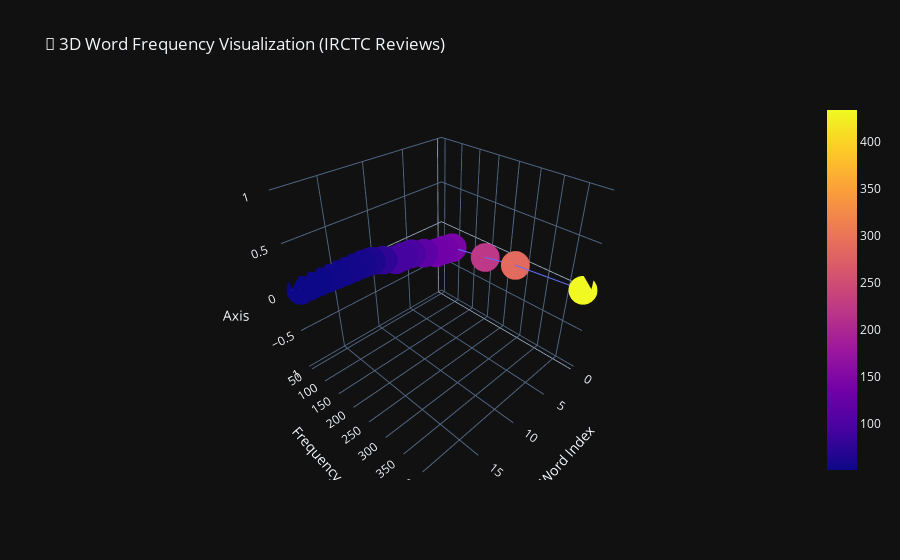

Notebook source saved alongside this figure:
### Code cell
# ===============================
# STEP 7A: 3D SCATTER (Plotly)
# ===============================
x = np.arange(len(most_common))
dz = most_common['Frequency']

fig = go.Figure()
fig.add_trace(go.Scatter3d(
    x=x, y=dz, z=np.zeros(len(most_common)),
    mode='markers+lines',
    marker=dict(size=10, color=dz, colorscale='Plasma', showscale=True),
    text=most_common['Word'],
    hovertemplate="<b>Word:</b> %{text}<br>Freq: %{y}<extra></extra>"
))
fig.update_layout(
    title="🚀 3D Word Frequency Visualization (IRCTC Reviews)",
    scene=dict(xaxis_title='Word Index', yaxis_title='Frequency', zaxis_title='Axis'),
    template='plotly_dark'
)
fig.show()

# Save interactive HTML
plotly3d_path = os.path.join(save_dir, "3D_word_frequency.html")
fig.write_html(plotly3d_path)
print(f"✅ 3D Plot saved as interactive HTML: {plotly3d_path}")

### Figure 1 — Plotly figure (JSON) as saved in the notebook; plotly's stock layout.template omitted (floating-point values rounded to 4 significant figures)
{"data": [{"hovertemplate": "<b>Word:</b> %{text}<br>Freq: %{y}<extra></extra>", "marker": {"color": [434, 287, 222, 143, 137, 134, 116, 99, 95, 94, 76, 62, 58, 57, 56, 54, 53, 51, 51, 51], "colorscale": [[0, "#0d0887"], [0.1111, "#46039f"], [0.2222, "#7201a8"], [0.3333, "#9c179e"], [0.4444, "#bd3786"], [0.5556, "#d8576b"], [0.6667, "#ed7953"], [0.7778, "#fb9f3a"], [0.8889, "#fdca26"], [1, "#f0f921"]], "showscale": true, "size": 10}, "mode": "markers+lines", "text": ["app", "ticket", "good", "booking", "time", "tatkal", "worst", "irctc", "hai", "book", "bad", "experience", "password", "login", "nice", "money", "even", "issue", "payment", "get"], "type": "scatter3d", "x": [0, 1, 2, 3, 4, 5, 6, 7, 8, 9, 10, 11, 12, 13, 14, 15, 16, 17, 18, 19], "y": [434, 287, 222, 143, 137, 134, 116, 99, 95, 94, 76, 62, 58, 57, 56, 54, 53, 51, 51, 51], "z": [0, 0, 0, 0, 0, 0, 0, 0, 0, 0, 0, 0, 0, 0, 0, 0, 0, 0, 0, 0]}], "layout": {"scene": {"xaxis": {"title": {"text": "Word Index"}}, "yaxis": {"title": {"text": "Frequency"}}, "zaxis": {"title": {"text": "Axis"}}}, "title": {"text": "🚀 3D Word Frequency Visualization (IRCTC Reviews)"}}}
